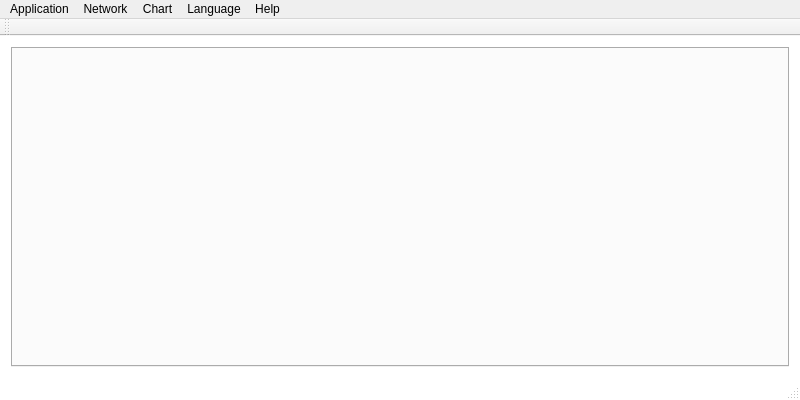
<?xml version="1.0" encoding="UTF-8"?>
<ui version="4.0">
 <class>MainWindow</class>
 <widget class="QMainWindow" name="MainWindow">
  <property name="geometry">
   <rect>
    <x>0</x>
    <y>0</y>
    <width>800</width>
    <height>400</height>
   </rect>
  </property>
  <property name="windowTitle">
   <string>Sensor Hub</string>
  </property>
  <property name="windowIcon">
   <iconset resource="Ressources.qrc">
    <normaloff>:/Icons/Ressources/Icons/icons8-3d-touch-96.png</normaloff>:/Icons/Ressources/Icons/icons8-3d-touch-96.png</iconset>
  </property>
  <property name="styleSheet">
   <string notr="true">QMainWindow {
	background-color: #FFFFFF;
}
</string>
  </property>
  <property name="dockOptions">
   <set>QMainWindow::AllowTabbedDocks|QMainWindow::AnimatedDocks</set>
  </property>
  <widget class="QWidget" name="centralWidget">
   <layout class="QHBoxLayout" name="horizontalLayout">
    <item>
     <widget class="QTabWidget" name="tabWidget_Plots">
      <property name="tabPosition">
       <enum>QTabWidget::North</enum>
      </property>
      <property name="currentIndex">
       <number>-1</number>
      </property>
     </widget>
    </item>
   </layout>
  </widget>
  <widget class="QMenuBar" name="menuBar">
   <property name="geometry">
    <rect>
     <x>0</x>
     <y>0</y>
     <width>800</width>
     <height>25</height>
    </rect>
   </property>
   <widget class="QMenu" name="menu_Help">
    <property name="title">
     <string>Help</string>
    </property>
    <addaction name="action_About"/>
    <addaction name="action_AboutQt"/>
   </widget>
   <widget class="QMenu" name="menu_Network">
    <property name="title">
     <string>Network</string>
    </property>
    <addaction name="action_Connect"/>
    <addaction name="action_Disconnect"/>
    <addaction name="action_Settings"/>
   </widget>
   <widget class="QMenu" name="menu_Language">
    <property name="title">
     <string>Language</string>
    </property>
    <addaction name="action_EnglishUS"/>
   </widget>
   <widget class="QMenu" name="menu_Plot">
    <property name="title">
     <string>Chart</string>
    </property>
    <addaction name="action_Color"/>
    <addaction name="action_Export"/>
   </widget>
   <widget class="QMenu" name="menu_Application">
    <property name="title">
     <string>Application</string>
    </property>
    <addaction name="action_StartRecord"/>
    <addaction name="action_StopRecord"/>
    <addaction name="action_Exit"/>
   </widget>
   <addaction name="menu_Application"/>
   <addaction name="menu_Network"/>
   <addaction name="menu_Plot"/>
   <addaction name="menu_Language"/>
   <addaction name="menu_Help"/>
  </widget>
  <widget class="QToolBar" name="mainToolBar">
   <attribute name="toolBarArea">
    <enum>TopToolBarArea</enum>
   </attribute>
   <attribute name="toolBarBreak">
    <bool>false</bool>
   </attribute>
  </widget>
  <widget class="QStatusBar" name="statusBar"/>
  <action name="action_AboutQt">
   <property name="icon">
    <iconset resource="Ressources.qrc">
     <normaloff>:/Icons/Ressources/Icons/qt.svg</normaloff>:/Icons/Ressources/Icons/qt.svg</iconset>
   </property>
   <property name="text">
    <string>About Qt...</string>
   </property>
  </action>
  <action name="action_Connect">
   <property name="icon">
    <iconset resource="Ressources.qrc">
     <normaloff>:/Icons/Ressources/Icons/icons8-connected-24.png</normaloff>:/Icons/Ressources/Icons/icons8-connected-24.png</iconset>
   </property>
   <property name="text">
    <string>Connect...</string>
   </property>
  </action>
  <action name="action_Disconnect">
   <property name="enabled">
    <bool>false</bool>
   </property>
   <property name="icon">
    <iconset resource="Ressources.qrc">
     <normaloff>:/Icons/Ressources/Icons/icons8-disconnected-24.png</normaloff>:/Icons/Ressources/Icons/icons8-disconnected-24.png</iconset>
   </property>
   <property name="text">
    <string>Disconnect...</string>
   </property>
  </action>
  <action name="action_Settings">
   <property name="icon">
    <iconset resource="Ressources.qrc">
     <normaloff>:/Icons/Ressources/Icons/icons8-tune-24.png</normaloff>:/Icons/Ressources/Icons/icons8-tune-24.png</iconset>
   </property>
   <property name="text">
    <string>Settings...</string>
   </property>
  </action>
  <action name="action_About">
   <property name="icon">
    <iconset resource="Ressources.qrc">
     <normaloff>:/Icons/Ressources/Icons/icons8-about-32.png</normaloff>:/Icons/Ressources/Icons/icons8-about-32.png</iconset>
   </property>
   <property name="text">
    <string>About...</string>
   </property>
  </action>
  <action name="action_EnglishUS">
   <property name="checkable">
    <bool>true</bool>
   </property>
   <property name="icon">
    <iconset resource="Ressources.qrc">
     <normaloff>:/Icons/Languages/Ressources/Icons/Languages/en_US.png</normaloff>:/Icons/Languages/Ressources/Icons/Languages/en_US.png</iconset>
   </property>
   <property name="text">
    <string>English (US)</string>
   </property>
  </action>
  <action name="action_Exit">
   <property name="icon">
    <iconset resource="Ressources.qrc">
     <normaloff>:/Icons/Ressources/Icons/icons8-exit-24.png</normaloff>:/Icons/Ressources/Icons/icons8-exit-24.png</iconset>
   </property>
   <property name="text">
    <string>Exit...</string>
   </property>
  </action>
  <action name="action_Color">
   <property name="icon">
    <iconset resource="Ressources.qrc">
     <normaloff>:/Icons/Ressources/Icons/icons8-color-dropper-24.png</normaloff>:/Icons/Ressources/Icons/icons8-color-dropper-24.png</iconset>
   </property>
   <property name="text">
    <string>Color...</string>
   </property>
  </action>
  <action name="action_Export">
   <property name="icon">
    <iconset resource="Ressources.qrc">
     <normaloff>:/Icons/Ressources/Icons/icons8-png-24.png</normaloff>:/Icons/Ressources/Icons/icons8-png-24.png</iconset>
   </property>
   <property name="text">
    <string>Export..</string>
   </property>
  </action>
  <action name="action_StartRecord">
   <property name="icon">
    <iconset resource="Ressources.qrc">
     <normaloff>:/Icons/Ressources/Icons/icons8-play-24.png</normaloff>:/Icons/Ressources/Icons/icons8-play-24.png</iconset>
   </property>
   <property name="text">
    <string>Start record...</string>
   </property>
  </action>
  <action name="action_StopRecord">
   <property name="enabled">
    <bool>false</bool>
   </property>
   <property name="icon">
    <iconset resource="Ressources.qrc">
     <normaloff>:/Icons/Ressources/Icons/icons8-stop-24.png</normaloff>:/Icons/Ressources/Icons/icons8-stop-24.png</iconset>
   </property>
   <property name="text">
    <string>Stop record...</string>
   </property>
  </action>
 </widget>
 <layoutdefault spacing="6" margin="11"/>
 <resources>
  <include location="Ressources.qrc"/>
 </resources>
 <connections/>
</ui>
